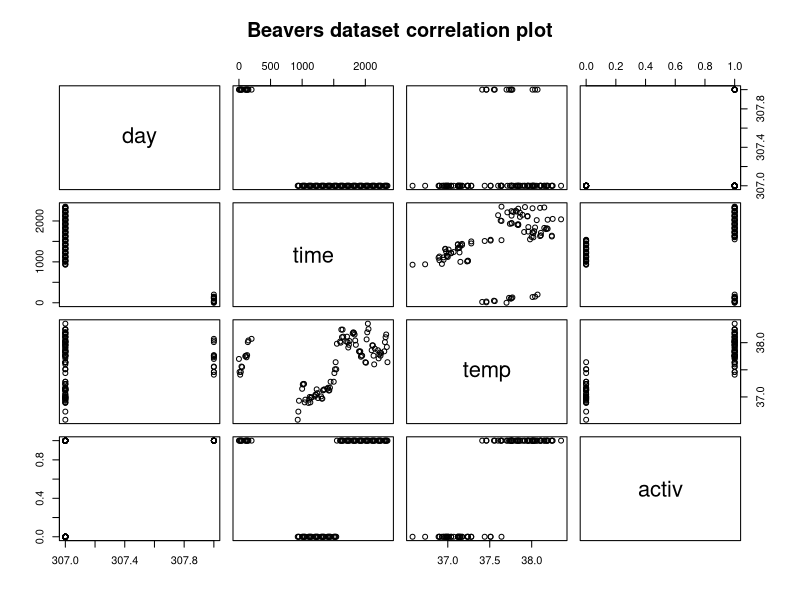
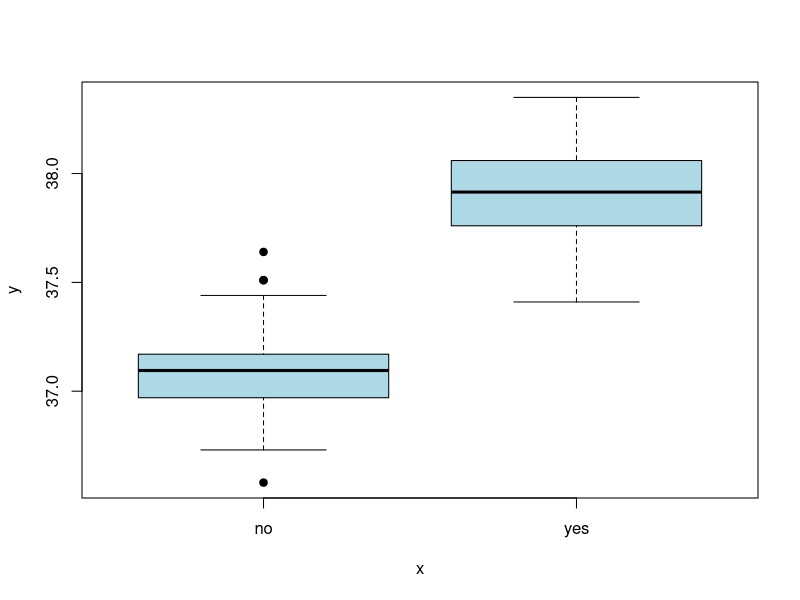
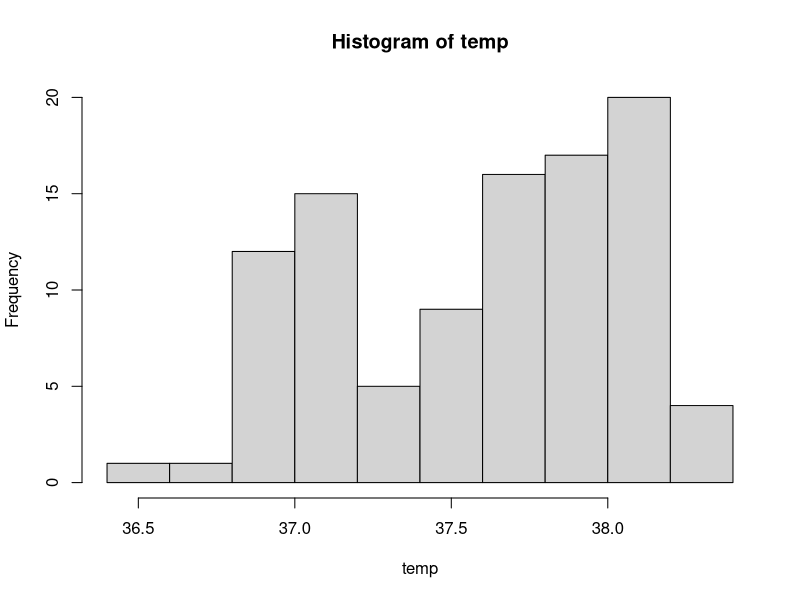
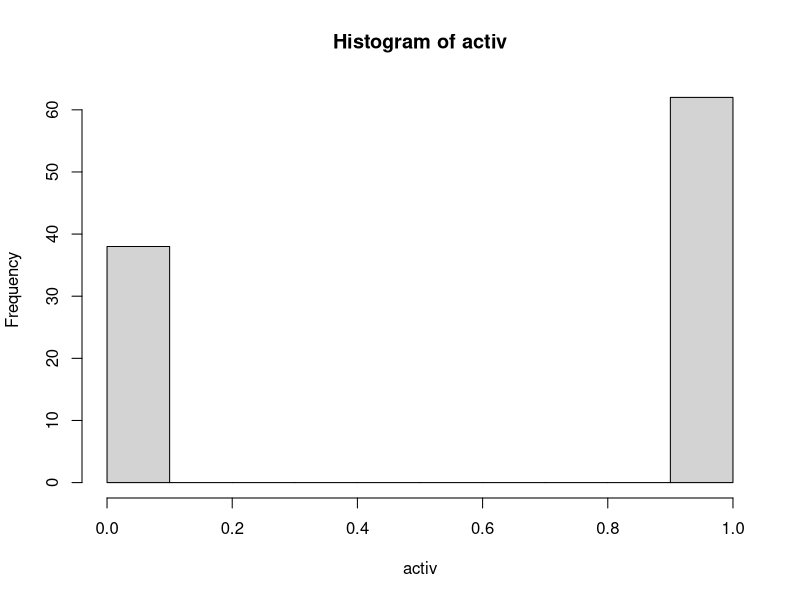
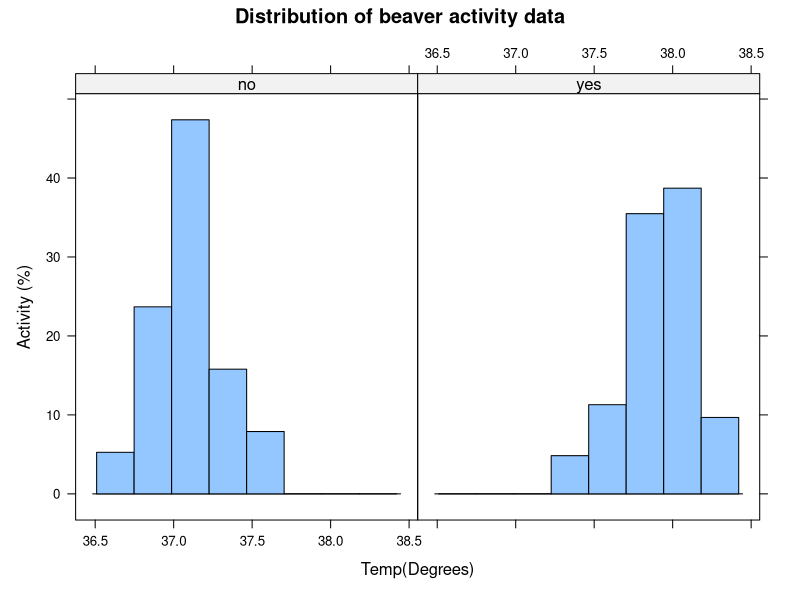
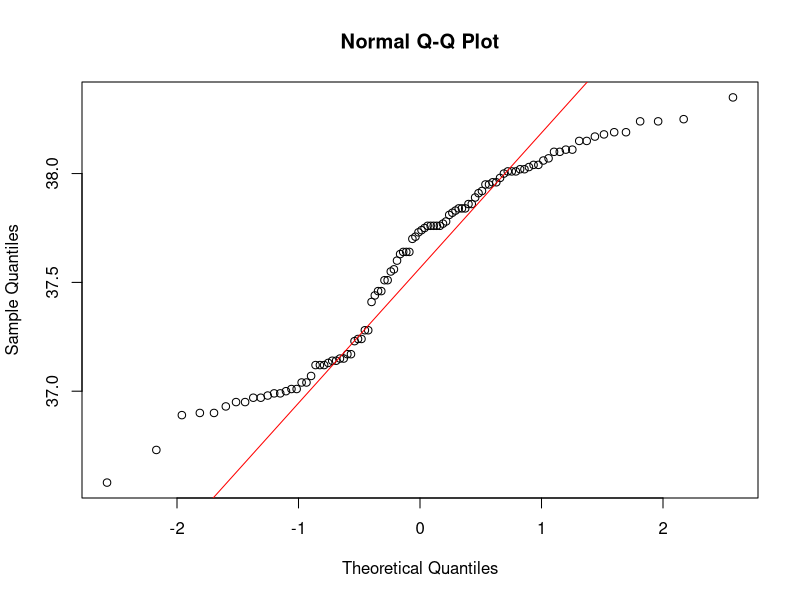

Here is the R script that generated these plots, in order: (Note: this script raises an error after producing the figures.)
str(beaver2)
summary(beaver2)

beavers_data <- beaver2
pairs(beavers_data, labels = colnames(beavers_data),
      main = "Beavers dataset correlation plot")

#labels start with what is assigned to lower value first 

beavers_data$activity <- factor(beavers_data$activ, labels = c("no", "yes"))
beavers_data

attach(beavers_data)
tapply(temp, activity, summary)

plot(beavers_data$activity,
     temp,
     pch = 19,
     col = "lightblue")

#Q2
#display the normality of the data
hist(temp)
#dont do this 
hist(activ)

library(lattice)
histogram(~temp | activity,
          data = beavers_data,
          main = "Distribution of beaver activity data",
          xlab = "Temp(Degrees)", ylab = "Activity (%)")
# Q-Q plot can help to determine normality 
qqnorm (beavers_data$temp)
qqline(temp, col = "red")

qqnorm (beavers_data$activity)
qqline(temp, col = "red")

with(beavers_data, qqnorm(beavers_data$temp[beavers_data$activity == "no"], 
                          beavers_data$temp[beavers_data$activity == "yes"],
                          main = "Comparing 2 samples of activity data", 
                          xlab = "Active = yes",
                          ylab = "Active = no"))





